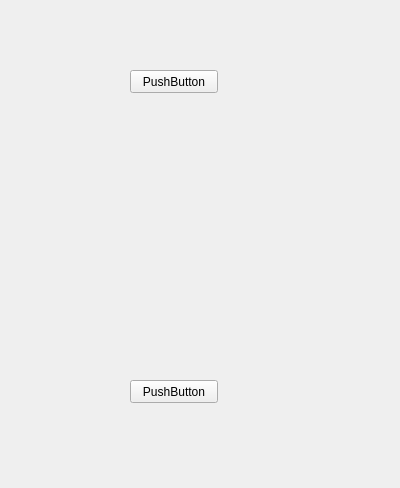
<?xml version="1.0" encoding="UTF-8"?>
<ui version="4.0">
 <class>lyrics</class>
 <widget class="QWidget" name="lyrics">
  <property name="geometry">
   <rect>
    <x>0</x>
    <y>0</y>
    <width>400</width>
    <height>488</height>
   </rect>
  </property>
  <property name="windowTitle">
   <string>Form</string>
  </property>
  <widget class="QPushButton" name="pushButton">
   <property name="geometry">
    <rect>
     <x>130</x>
     <y>380</y>
     <width>88</width>
     <height>23</height>
    </rect>
   </property>
   <property name="text">
    <string>PushButton</string>
   </property>
  </widget>
  <widget class="QPushButton" name="pushButton_2">
   <property name="geometry">
    <rect>
     <x>130</x>
     <y>70</y>
     <width>88</width>
     <height>23</height>
    </rect>
   </property>
   <property name="text">
    <string>PushButton</string>
   </property>
  </widget>
 </widget>
 <resources/>
 <connections/>
</ui>
